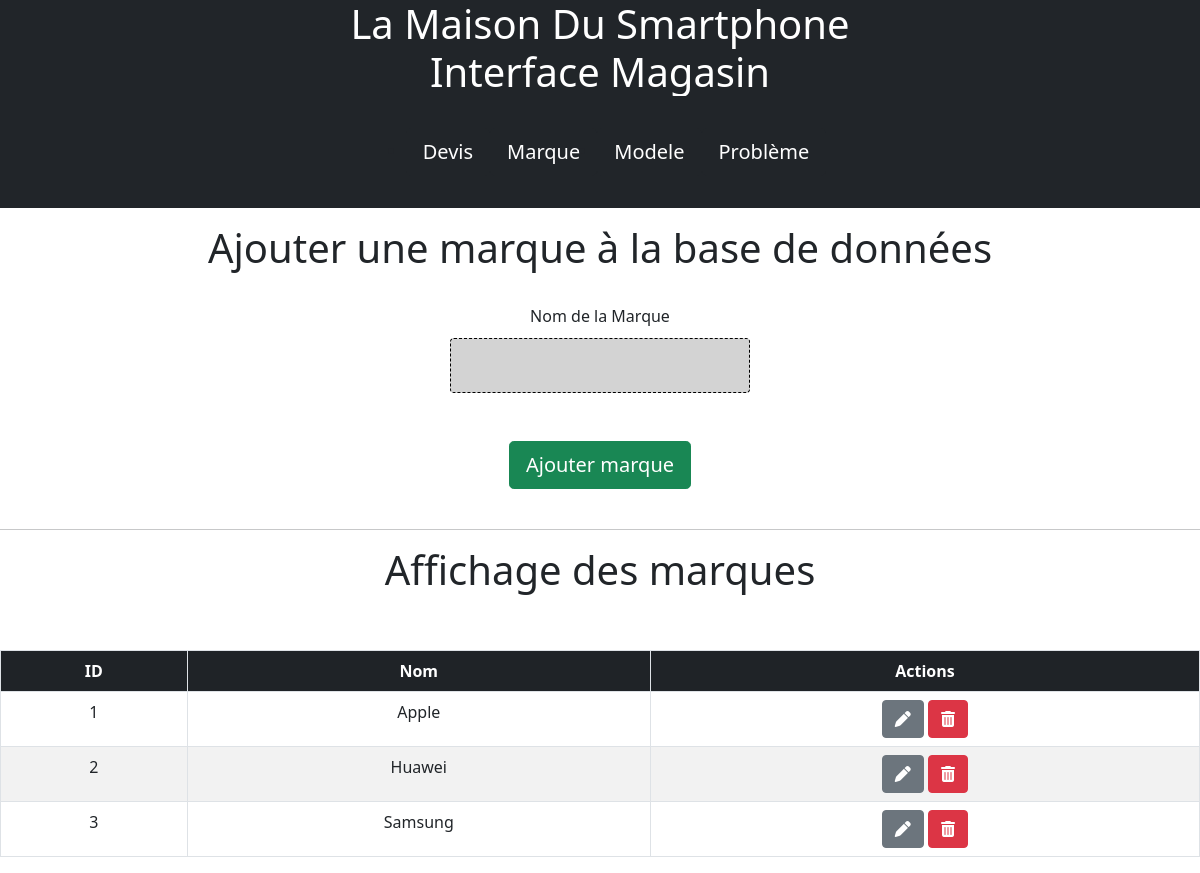
/magasin/marque.php (signed in), run on the app's committed database.
### tables this page shows
CREATE TABLE IF NOT EXISTS `marque` (
  `id_marque` int(10) NOT NULL AUTO_INCREMENT,
  `nom_marque` varchar(20) NOT NULL,
  PRIMARY KEY (`id_marque`)
);

### magasin/marque.php (the view, shortened to what this page needs)
<?php
include("header.php");
?>
<h1>Ajouter une marque à la base de données</h1><br/>
<form class="form-magasin" action="marque_ajouter.php" method="GET">
<label for="ajouterMarque">Nom de la Marque</label>
<input type="text" id="ajouterMarque" name="ajouterMarque"/>
<br/><br/>
<input class='btn btn-success btn-lg btn-block' type="submit" value="Ajouter marque"/>
</form>
<br/><hr>
<?php
echo "<h1>Affichage des marques</h1><br/><br/>";
echo "<table class='table table-bordered table-striped table-responsive-stack'>";
echo "<tr style='background-color:#212529; color:white;'>
            <th> ID </th>
            <th> Nom </th>
            <th> Actions </th>
        </tr>";
include('../php/connexion_bdd.php');
    $Requete = "Select * From marque ;" ;
    $Resultat = mysqli_query ( $DataBase, $Requete )  or  die(mysqli_error($DataBase) ) ;
    while (  $ligne = mysqli_fetch_array($Resultat)  )
    {
    echo "<tr>\n" ;
    echo "<td>" . $ligne['id_marque']       . "</td>\n" ;
    echo "<td>" . $ligne['nom_marque']    . "</td>\n" ;
    echo "<td> <a class='btn btn-secondary' href='marque_modifier.php?id_marque=". $ligne['id_marque']."'><i class='fas fa-pen'></i></a>" ;
    echo " <a class='btn btn-danger' href='marque_supprimer.php?id_marque=". $ligne['id_marque']."' onclick='return ConfirmSuppr();'><i class='fas fa-trash-alt'></i></a></td>\n" ;
    echo "</tr>\n" ;
    }
    echo "</table>" ;
?>
<?php
include("footer.php");
?>

### magasin/style-magasin.css (style rules this page uses)
.form-magasin label { display: block; margin-bottom: 10px; }
.form-magasin input[type="text"] { display: block; background-color: lightgrey; border: 1px dashed black; border-radius: 4px; font-size: 15px; margin: 0 auto; padding: 15px; width: 300px; color: black; }

### data on the page
marque: id_marque "1", nom_marque "Apple"
marque: id_marque "2", nom_marque "Huawei"
marque: id_marque "3", nom_marque "Samsung"
